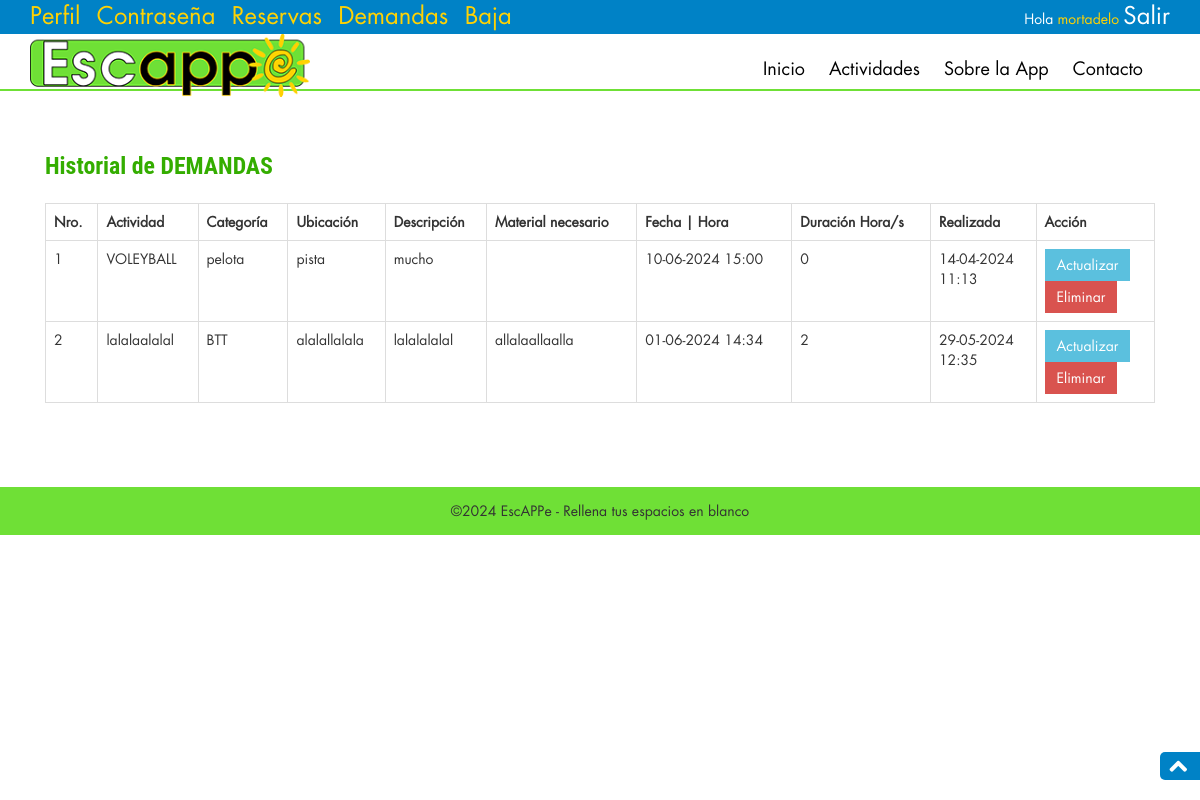
Before: /demanda-history.php (signed in) with the older database file.
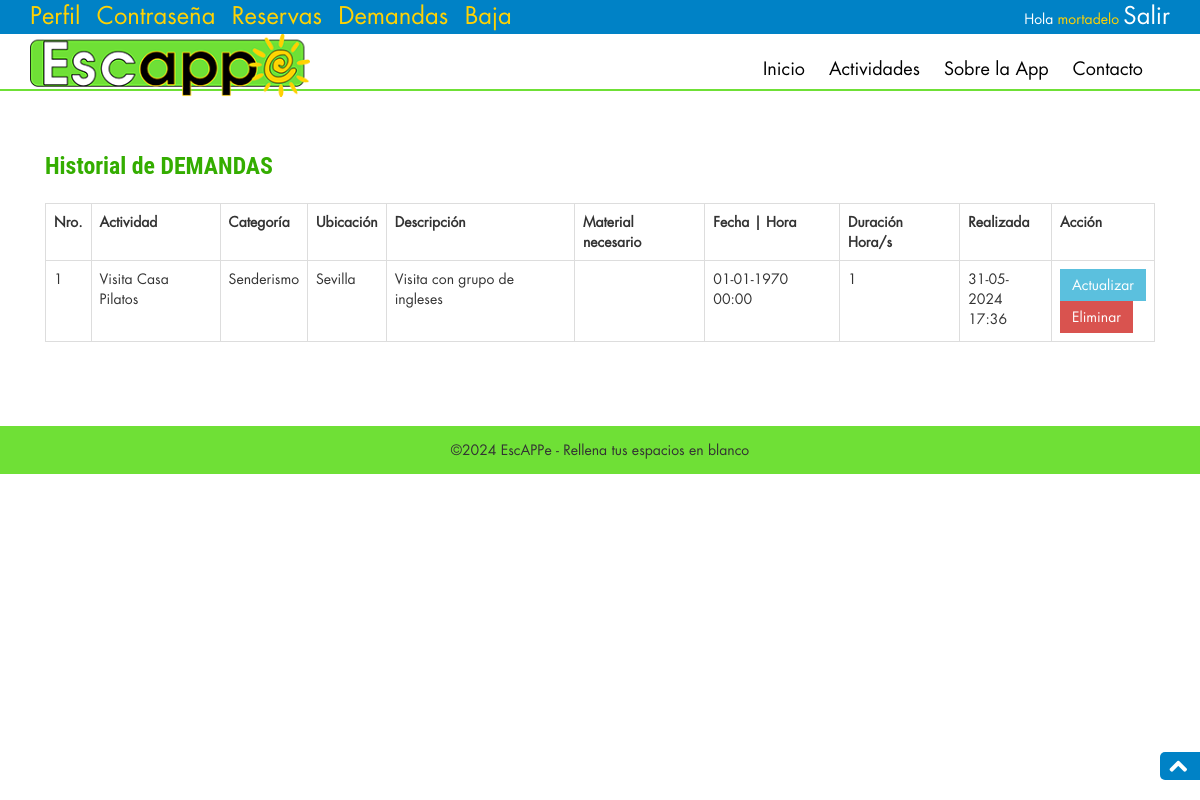
After: the same page with the newer database file.
### tables this page shows
CREATE TABLE `demanda` (
  `idDemanda` int(10) NOT NULL,
  `nombreActividad` varchar(200) DEFAULT NULL,
  `categoria` varchar(150) DEFAULT NULL,
  `descripcion` varchar(255) DEFAULT NULL,
  `ubicacion` varchar(100) DEFAULT NULL,
  `materialNecesario` varchar(150) DEFAULT NULL,
  `fechaHora` varchar(100) DEFAULT NULL,
  `nroPlazas` int(15) NOT NULL,
  `duracion` int(11) DEFAULT NULL,
  `fechaRealizada` timestamp NOT NULL DEFAULT current_timestamp(),
  `fechActualizada` timestamp NULL DEFAULT NULL ON UPDATE current_timestamp(),
  `idOfertante` int(10) DEFAULT NULL,
  `idConsumidor` int(10) DEFAULT NULL
);

### demanda-history.php (the view, shortened to what the changed rows need)
<?php
include ('includes/dbconnection.php');
if (strlen($_SESSION['entraConsumidor']) == 0) {
    header('location:index.php');
} else {
    ?>
    <!DOCTYPE html>
    <html lang="es">
    <head>
        <link href="css/font-awesome/font-awesome.min.css" rel="stylesheet">
        <link rel="stylesheet" href="css/bootstrap-3.0.0/bootstrap.min.css" />
        <link rel="stylesheet" href="css/styles.css" />
    </head>
    <body>
        <section id="actividades" class="secPad">
            <div class="container">
                <div class="privacy">
                    <div class="container">
                        <table class="table align-items-center table-flush table-hover table-bordered" width="100%">
                            <tr>
                                <th>Nro.</th>
                                <th>Actividad</th>
                                <th>Categoría</th>
                                <th>Ubicación</th>
                                <th>Descripción</th>
                                <th>Material necesario</th>
                                <th>Fecha | Hora</th>
                                <th>Duración Hora/s</th>
                                <th>Realizada</th>
                                <th>Acción</th>
                            </tr>
                            <?php
                            $sql = "SELECT idConsumidor FROM consumidor WHERE emailConsumidor =:uemail";
                            $query = $dbh->prepare($sql);
                            $query->bindParam(':uemail', $_SESSION['entraConsumidor'], PDO::PARAM_STR);
                            $query->execute();
                            $results = $query->fetchAll(PDO::FETCH_OBJ);
                            if ($query->rowCount() > 0) {
                                foreach ($results as $result) {
                                    $idConsumer = $result->idConsumidor;
                                }
                            }
                            $sql = "SELECT * FROM demanda WHERE idConsumidor=:idConsumer";
                            $query = $dbh->prepare($sql);
                            $query->bindParam(':idConsumer', $idConsumer, PDO::PARAM_STR);
                            $query->execute();
                            $results = $query->fetchAll(PDO::FETCH_OBJ);
                            $cnt = 1;
                            if ($query->rowCount() > 0) {
                                foreach ($results as $result) {
                                    ?>
                                    <tr>
                                        <td>
                                            <?php echo htmlentities($cnt); ?>
                                        </td>
                                        <td>
                                            <?php echo htmlentities($result->nombreActividad); ?>
                                        </td>
                                        <td>
                                            <?php echo htmlentities($result->categoria); ?>
                                        </td>
                                        <td>
                                            <?php echo htmlentities($result->ubicacion); ?>
                                        </td>
                                        <td>
                                            <?php echo htmlentities($result->descripcion); ?>
                                        </td>
                                        <td>
                                            <?php echo htmlentities($result->materialNecesario); ?>
                                        </td>
                                        <td>
                                            <?php echo htmlentities(date("d-m-Y H:i", strtotime($result->fechaHora))); ?>
                                        </td>
                                        <td>
                                            <?php echo htmlentities($result->duracion); ?>
                                        </td>
                                        <td>
                                            <?php echo date("d-m-Y", strtotime($result->fechaRealizada))."<br/>".date("H:i", strtotime($result->fechaRealizada)); ?>
                                        </td>
                                        <td>
                                            <button class="btn btn-info"
                                                onclick="location.href='demanda-update.php?upiddemanda=<?php echo htmlentities($result->idDemanda); ?>'">Actualizar
                                            </button>
                                            <br>
                                            <a class="btn btn-danger" href="demanda-history.php?deliddemanda=<?php echo htmlentities($result->idDemanda); ?>"
                                            role="button" onclick="return confirm('Realmente quieres ELIMINAR tu Reserva?')">Eliminar</a>
                                        </td>
                                    </tr>
                                    <?php $cnt = $cnt + 1;
                                }
                            } ?>
                        </table>
                    </div>
                </div>
            </div>
        </section>
    </body>
    </html>
    <?php
} ?>

Changed rows visible on the page:
removed demanda: nombreActividad "VOLEYBALL", categoria "pelota", ubicacion "pista", descripcion "mucho", fechaHora "10-06-2024 15:00", duracion "0", fechaRealizada "14-04-2024", fechaRealizada "11:13"
no longer on this page (row edited): demanda: nombreActividad "lalalaalalal", categoria "BTT", ubicacion "alalallalala", descripcion "lalalalalal", materialNecesario "allalaallaalla", fechaHora "01-06-2024 14:34", duracion "2", fechaRealizada "29-05-2024", fechaRealizada "12:35"
added demanda: nombreActividad "Visita Casa Pilatos", categoria "Senderismo", ubicacion "Sevilla", descripcion "Visita con grupo de ingleses", fechaHora "01-01-1970 00:00", duracion "1", fechaRealizada "31-05-2024", fechaRealizada "17:36"
